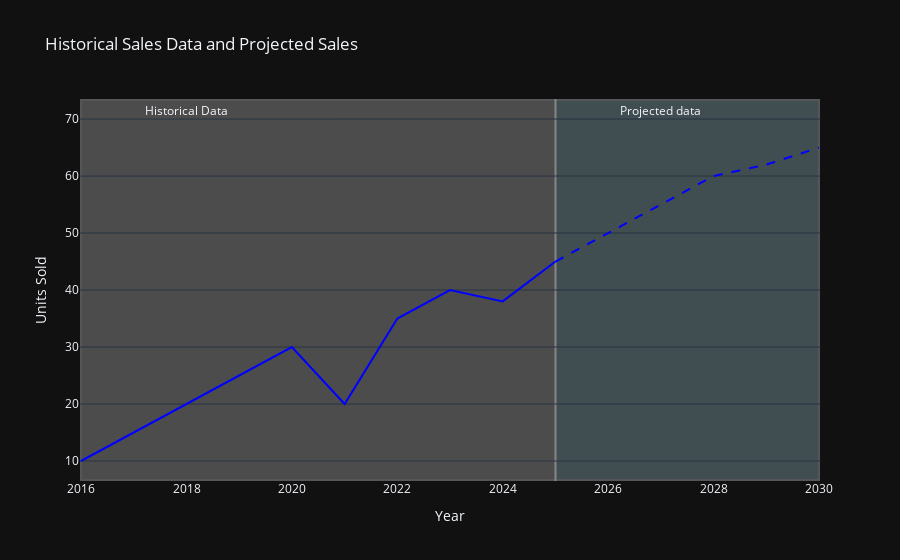

Source (notebook cell):
### Code cell
# Add a shaded background for the historical period
fig.add_shape(
    type="rect",
    x0=historical["Date"].iloc[0], x1=historical["Date"].iloc[-1],
    y0=0, y1=1,  # Covers full y-axis
    xref="x", yref="paper",
    fillcolor="lightgrey", opacity=0.3, 
    layer="below"
)

# Add annotation for historical period
fig.add_annotation(
    x=historical["Date"].iloc[2],  # Middle of the projection period
    y=max(df["Value"]) * 1.1,  # Slightly above max value
    text="Historical Data",
    showarrow=False,
)

fig.show()

### Figure 1 — Plotly figure (JSON) as saved in the notebook; plotly's stock layout.template omitted (floating-point values rounded to 4 significant figures)
{"data": [{"line": {"color": "blue"}, "mode": "lines", "name": "Historical", "type": "scatter", "x": ["2015-12-31T00:00:00.000000000", "2016-12-31T00:00:00.000000000", "2017-12-31T00:00:00.000000000", "2018-12-31T00:00:00.000000000", "2019-12-31T00:00:00.000000000", "2020-12-31T00:00:00.000000000", "2021-12-31T00:00:00.000000000", "2022-12-31T00:00:00.000000000", "2023-12-31T00:00:00.000000000", "2024-12-31T00:00:00.000000000"], "y": [10, 15, 20, 25, 30, 20, 35, 40, 38, 45]}, {"line": {"color": "blue", "dash": "dash"}, "mode": "lines", "name": "Projection", "type": "scatter", "x": ["2024-12-31T00:00:00.000000000", "2025-12-31T00:00:00.000000000", "2026-12-31T00:00:00.000000000", "2027-12-31T00:00:00.000000000", "2028-12-31T00:00:00.000000000", "2029-12-31T00:00:00.000000000"], "y": [45, 50, 55, 60, 62, 65]}], "layout": {"annotations": [{"showarrow": false, "text": "Projected data", "x": "2026-12-31T00:00:00", "y": 71.5}, {"showarrow": false, "text": "Historical Data", "x": "2017-12-31T00:00:00", "y": 71.5}], "shapes": [{"fillcolor": "lightblue", "layer": "below", "opacity": 0.3, "type": "rect", "x0": "2024-12-31T00:00:00", "x1": "2029-12-31T00:00:00", "xref": "x", "y0": 0, "y1": 1, "yref": "paper"}, {"fillcolor": "lightgrey", "layer": "below", "opacity": 0.3, "type": "rect", "x0": "2015-12-31T00:00:00", "x1": "2024-12-31T00:00:00", "xref": "x", "y0": 0, "y1": 1, "yref": "paper"}], "showlegend": false, "title": {"text": "Historical Sales Data and Projected Sales"}, "xaxis": {"showgrid": false, "title": {"text": "Year"}}, "yaxis": {"showgrid": true, "title": {"text": "Units Sold"}}}}
